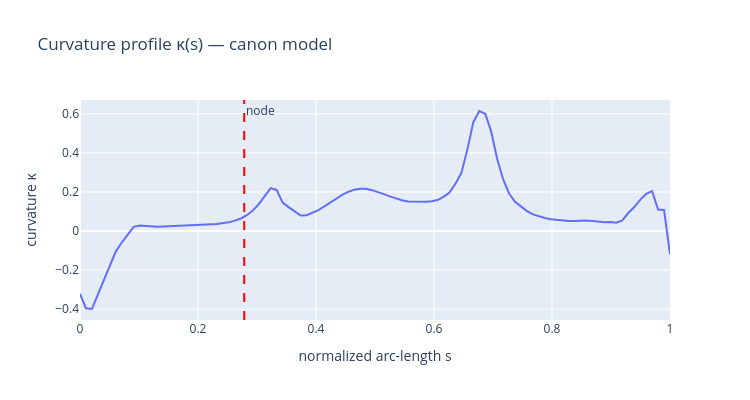

Notebook cell for this chart:
### Code cell
# Curvature profile — κ(s) across normalized arc-length
curv = m["curvature"]
fig = go.Figure()
fig.add_trace(go.Scatter(
    x=curv["s_norm"], y=curv["kappa"],
    mode="lines", name="κ(s)",
))
fig.add_vline(
    x=m["arc_frac_node"],
    line_dash="dash", line_color="red",
    annotation_text="node", annotation_position="top right",
)
fig.update_layout(
    title="Curvature profile κ(s) — canon model",
    xaxis_title="normalized arc-length s",
    yaxis_title="curvature κ",
    width=750, height=400,
)
fig.show()
